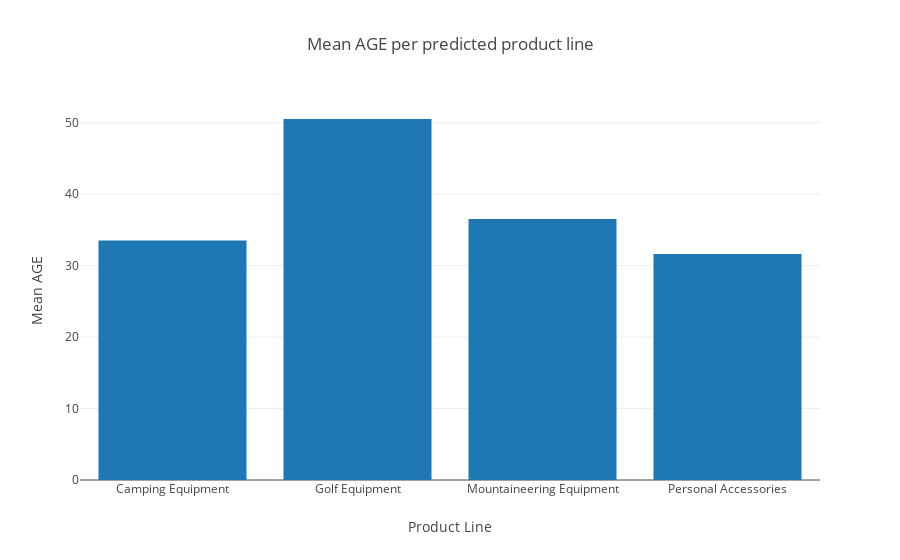

Notebook code for this chart:
### Code cell
age_data = [go.Bar(y=predictions_pdf.groupby(['predictedLabel']).mean()["AGE"], x=cumulative_stats.index)]

age_layout = go.Layout(
    title='Mean AGE per predicted product line',
    xaxis=dict(title = "Product Line", showline=False),
    yaxis=dict(title = "Mean AGE"))

fig = go.Figure(data=age_data, layout=age_layout)
iplot(fig)

### Figure 1 — Plotly figure (JSON) as saved in the notebook; plotly's stock layout.template omitted (floating-point values rounded to 4 significant figures)
{"data": [{"y": [33.52, 50.53, 36.52, 31.63], "x": ["Camping Equipment", "Golf Equipment", "Mountaineering Equipment", "Personal Accessories"], "type": "bar"}], "layout": {"title": "Mean AGE per predicted product line", "xaxis": {"showline": false, "title": "Product Line"}, "yaxis": {"title": "Mean AGE"}}}
